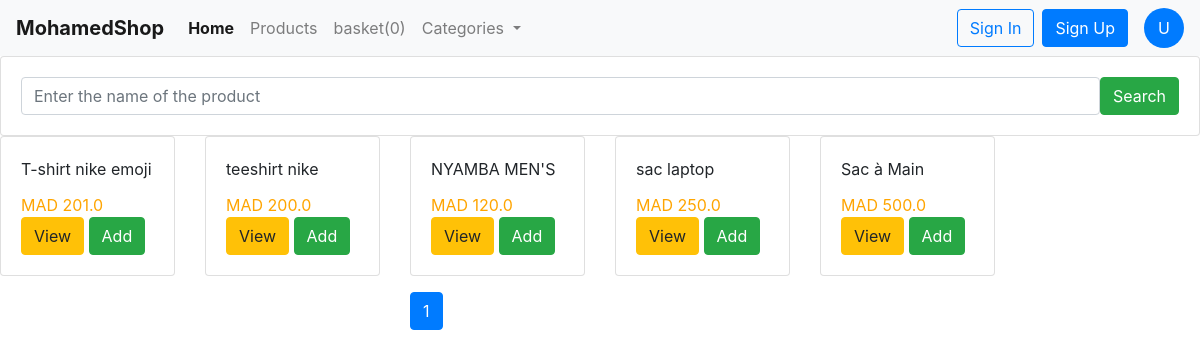
/, run on an earlier commit of the app's database.
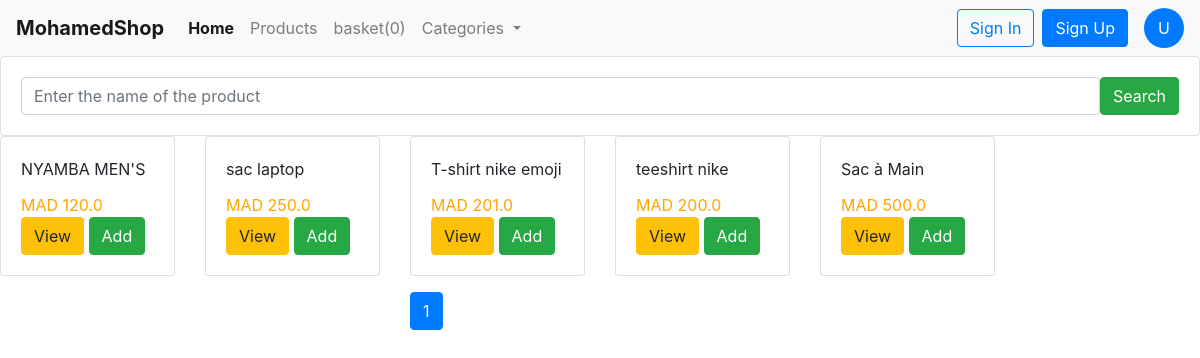
And on a later commit of the database.
### shop/models.py (models this page shows, shortened)
class Product(models.Model):
    title = models.CharField(max_length=200)
    price = models.FloatField()
    description = models.TextField()
    category = ForeignKey(Category, related_name='categorie', on_delete=models.CASCADE)
    image = models.CharField(max_length=5000)
    added_date = models.DateTimeField(auto_now=True)
    class Meta:
        ordering = ['-added_date']

### shop/views.py (the view)
# urls.py: path('', index, name='Home'),
def index(request):
    product_object = Product.objects.all()
    item_name = request.GET.get('item-name')
    if item_name != '' and item_name is not None:
        product_object = Product.objects.filter(title__icontains = item_name)
    paginator = Paginator(product_object, 10)
    page = request.GET.get('page')
    product_object = paginator.get_page(page)
    return render(request, 'shop/index.html', {'product_object' : product_object})

### shop/templates/shop/index.html (shortened to what this page needs)
{% extends "shop/base.html" %}
{% block content %}
    <div class="row">
        <div class="col-md-12">
            <form class="card card-sm">
                <div class="card-body row no-gutters align-items-center">
                    <div class="col">
                        <input type="search" placeholder="Enter the name of the product" name="item-name" class="form-control from-control-borderless">
                    </div>
                    <div class="col-auto">
                        <button type="submit" class="btn btn-success">Search</button>
                    </div>
                </div>
            </form>
        </div>
    </div>
    <div class="row">
        {% for p in product_object %}
        <div class="col-md-2">
            <div class="card">
                <div class="card-body">
                    <div class="card-title">{{ p.title }}</div>
                    <div style="color: orange;" class="card-text" >MAD {{ p.price }}</div>
                    <a href="{{ p.id }}" class="btn btn-warning">View</a>
                    <button class="btn btn-success">Add</button>
                </div>
            </div>
        </div>
        {% endfor%}
    </div>
    <div class="row mt-3">
        <div class="col-md-3 offset-md-4">
            <ul class="pagination">
                <li class="page-item active">
                    <a class="page-link" href="?page={{ product_object.number }}">{{ product_object.number }}</a>
                </li>
            </ul>
        </div>
    </div>
{% endblock %}

What changed in the data, as far as the page shows it:
changed Product "NYAMBA MEN'S": moves up the list
changed Product "sac laptop": moves up the list
